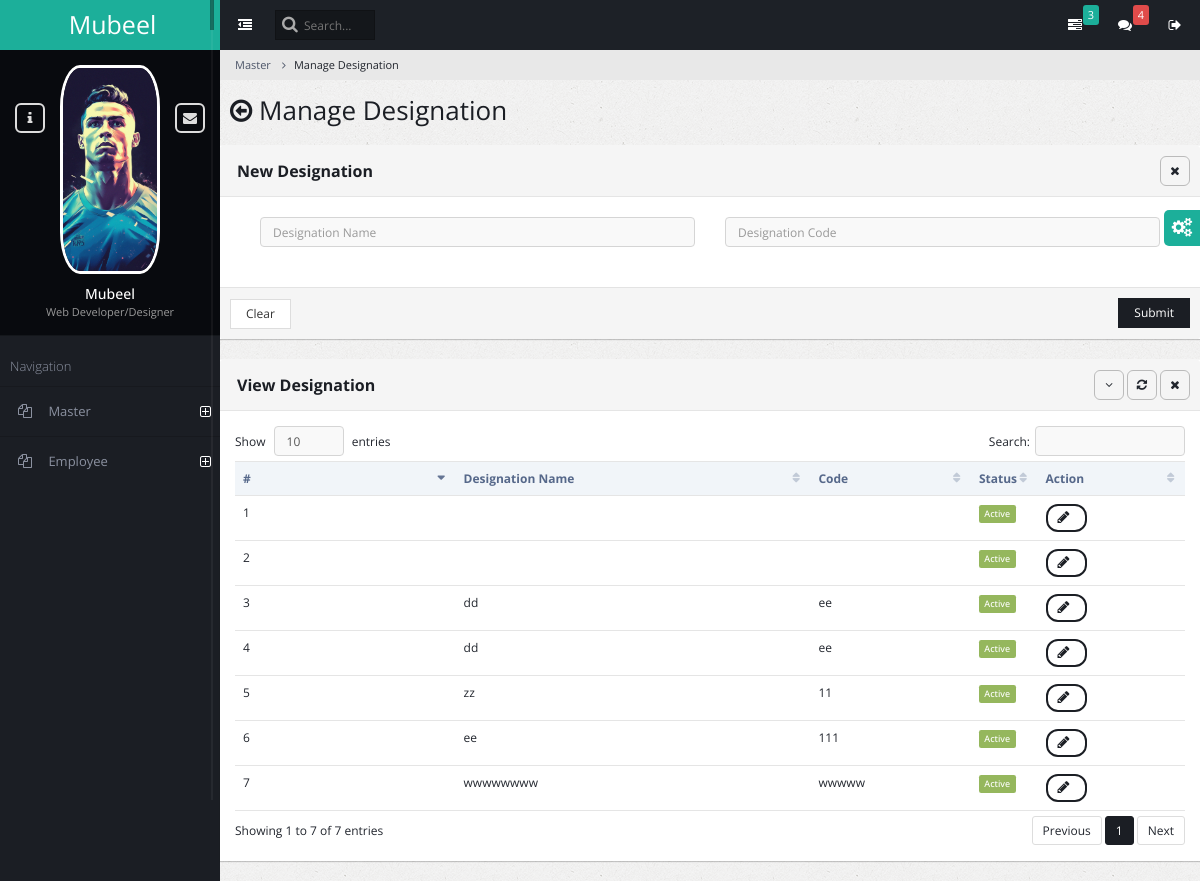
The app's page /ad_designation_manage, older data.
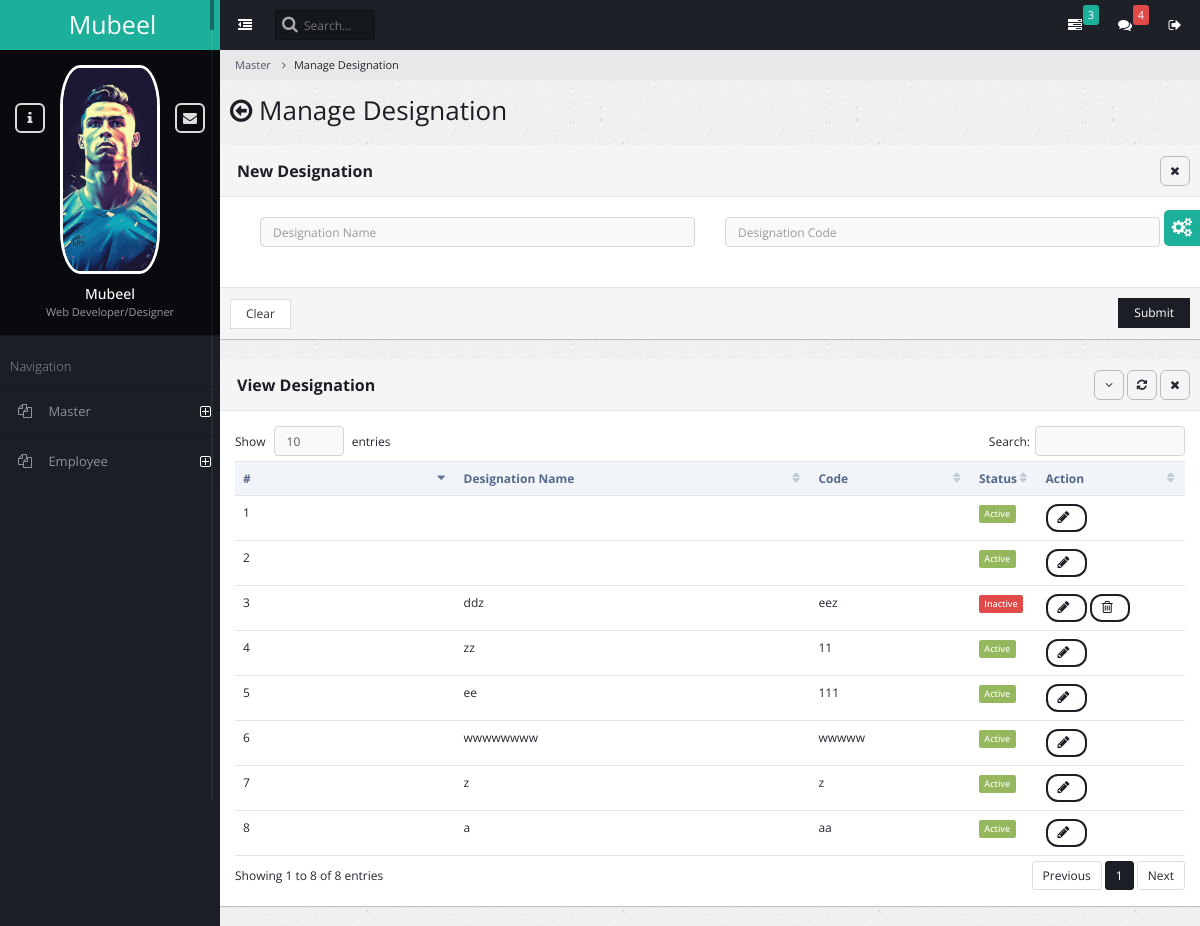
The same page, newer data.
### admin_master/models.py (models this page shows)
class AmsDesignation(models.Model):
    designation_name = models.CharField(max_length=100)
    designation_code = models.CharField(max_length=10)
    status = models.BooleanField(default=True)

### admin_master/views.py (the view, shortened to what this page needs)
# urls.py: path('ad_designation_manage', views.admin_designation_manage, name='admin_designation_manage'),
def admin_designation_manage(request):
    ams_designations = AmsDesignation.objects.all()
    return render(request, 'admin_master_designation_manage.html', {'ams_designations': ams_designations})

### admin_master/templates/admin_master_designation_manage.html (shortened to what the changed rows need)
{% extends "base.html" %}
{% block content %}
<div class="content-frame-top">
    <div class="page-title">
        <h2><span class="fa fa-arrow-circle-o-left"></span> Manage Designation</h2>
    </div>
</div>
<form method="post" action="{% url 'admin_designation_manage' %}">
<div class="panel panel-default">
    <div class="panel-heading ui-draggable-handle">
        <h1 class="panel-title"><strong></strong><b>New Designation</b></h1>
    </div>
</div>
</form>
<div class="panel panel-default">
    <div class="panel-heading ui-draggable-handle">
        <h1 class="panel-title"><b>View Designation</b></h1>
        <ul class="panel-controls">
        </ul>
    </div>
    <div class="panel-body">
        <table class="table datatable dataTable no-footer" id="DataTables_Table_0" role="grid" aria-describedby="DataTables_Table_0_info">
            <thead>
                <tr role="row"><th class="sorting_asc" tabindex="0" aria-controls="DataTables_Table_0" rowspan="1" colspan="1" aria-sort="ascending" aria-label="Name: activate to sort column ascending" style="width: 198px;">#</th><th class="sorting" tabindex="0" aria-controls="DataTables_Table_0" rowspan="1" colspan="1" aria-label="Position: activate to sort column ascending" style="width: 309px;">Designation Name</th><th class="sorting" tabindex="0" aria-controls="DataTables_Table_0" rowspan="1" colspan="1" aria-label="Office: activate to sort column ascending" style="width: 148px;">Code</th><th class="sorting" tabindex="0" aria-controls="DataTables_Table_0" rowspan="1" colspan="1" aria-label="Age: activate to sort column ascending" style="width: 70px;">Status</th><th class="sorting" tabindex="0" aria-controls="DataTables_Table_0" rowspan="1" colspan="1" aria-label="Start date: activate to sort column ascending" style="width: 137px;">Action</th></tr>
            </thead>
            <tbody>
                {% for ams_designation in ams_designations %}
                    <tr id="{{ams_designation.id}}">
                        <td>{{ forloop.counter }}</td>
                        <td>{{ ams_designation.designation_name }}</td>
                        <td>{{ ams_designation.designation_code }}</td>
                        <td>
                            {% if ams_designation.status %}
                                <span class="label label-success">Active</span>
                            {% else %}
                                <span class="label label-danger">Inactive</span>
                            {% endif %}
                        </td>
                        <td>
                            <button class="btn btn-primary btn-rounded" onClick="edit_desrow({{ ams_designation.id }});" data-toggle="modal" data-target="#modal_basic">
                                <span id="spinner{{ams_designation.id}}" class="fa fa-pencil"></span>
                            </button>
                            {% if not ams_designation.status %}
                                <button class="btn btn-primary btn-rounded" onClick="delete_desrow1({{ ams_designation.id }});">
                                    <span class="fa fa-trash-o"></span>
                                </button>
                            {% endif %}
                        </td>
                    </tr>
                {% endfor %}
            </tbody>
        </table>
    </div>
</div>
{% endblock content %}

Row changes from the older to the newer data that the page shows:
removed AmsDesignation: designation_name "dd", designation_code "ee", status "Active"
changed AmsDesignation: designation_name "dd" → "ddz"; designation_code "ee" → "eez"; status "Active" → "Inactive"
added AmsDesignation: designation_name "z", designation_code "z", status "Active"
added AmsDesignation: designation_name "a", designation_code "aa", status "Active"
Text that changed along with them:
text written by a page script: "Show entries Search: Showing 1 to 7 of 7 entries Previous 1" → "Show entries Search: Showing 1 to 8 of 8 entries Previous 1"
